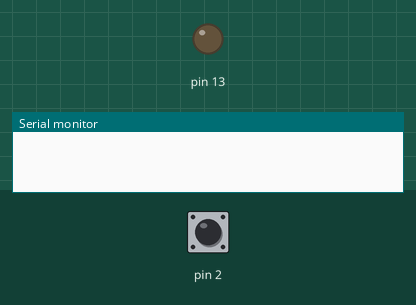
Recording of a sketch running on a simulated Arduino Uno, built with avr-gcc and run on an emulated ATmega328P. Parts: output pins drawn as LEDs (lit = HIGH), the last lines printed to the serial monitor. Inputs (shaded band) come from the test bench; at power-on: pin 2 HIGH.

Above: at 1.2 s.
1.3 s: pin 2 pulled LOW for 0.15 s
At 1.9 s:
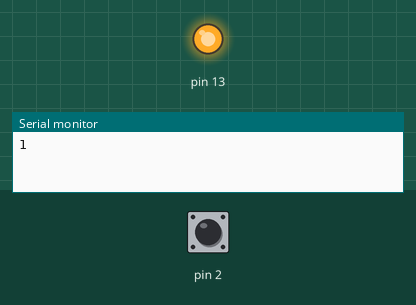
2.9 s: pin 2 pulled LOW for 1 s
At 4.3 s:
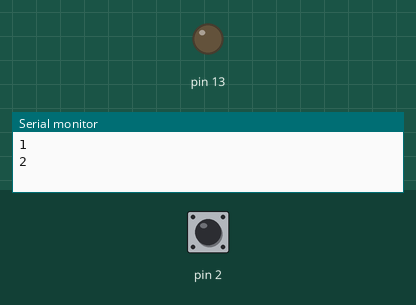
5.4 s: pin 2 pulled LOW for 3.2 s
At 6.2 s:
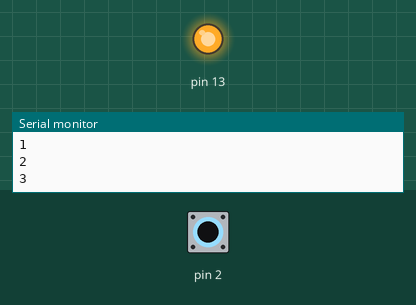
Timing chart, 0 to 8.4 s (numbered marks = the images above; inputs shaded):
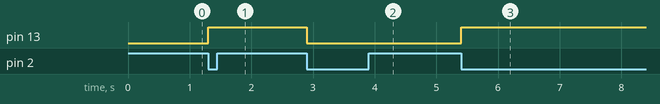

The sketch:

external-interrupts.ino
```cpp
volatile int ledState = LOW;

void setup() {
  Serial.begin(9600 );
  pinMode(2, INPUT_PULLUP);

  pinMode(13, OUTPUT);
  attachInterrupt(digitalPinToInterrupt(2), toggleLED, FALLING);
}

void loop() {
  digitalWrite(13, ledState);
}
volatile  int n=0;
void toggleLED() {
  n++;
  Serial.println(n);
  ledState = !ledState;
}
```

Measured:
- after the input at 1.3 s, pin 13: LOW → HIGH at once
- after the input at 2.9 s, pin 13: HIGH → LOW at once
- after the input at 5.4 s, pin 13: LOW → HIGH at once
